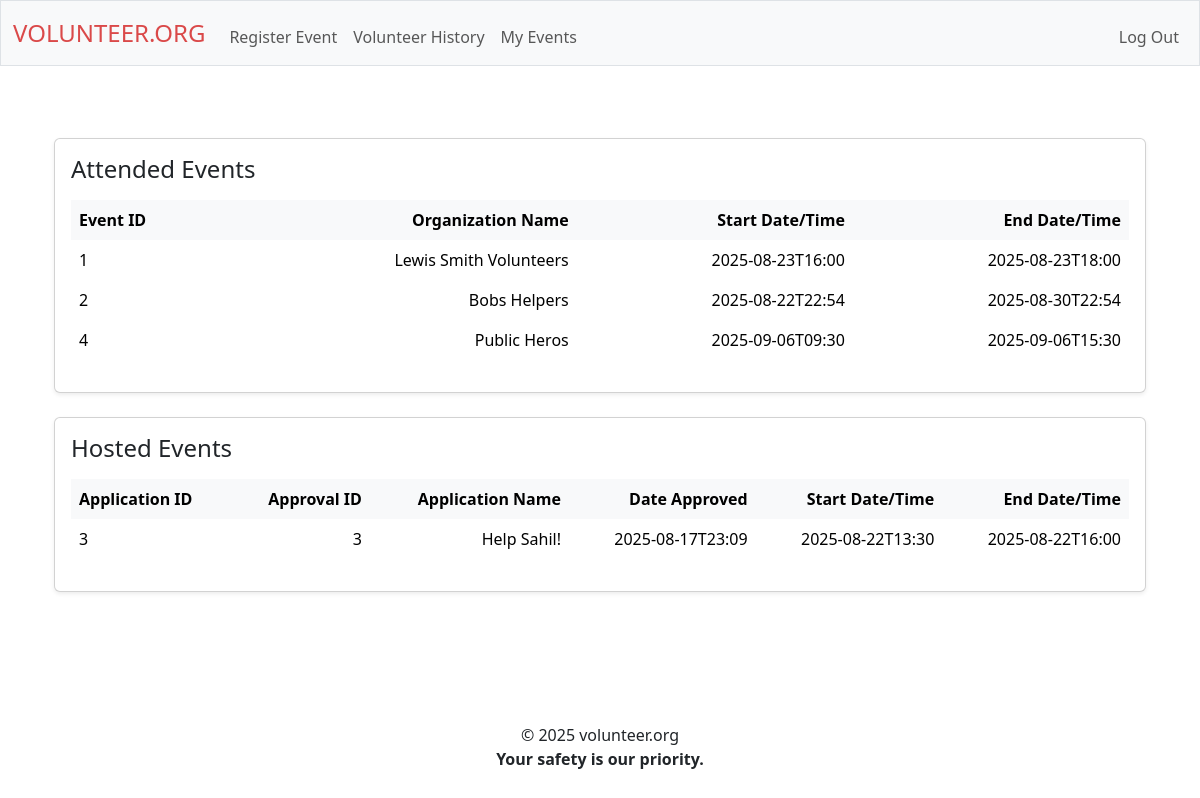
Page /volunteer_history (signed in) on the earlier database version.
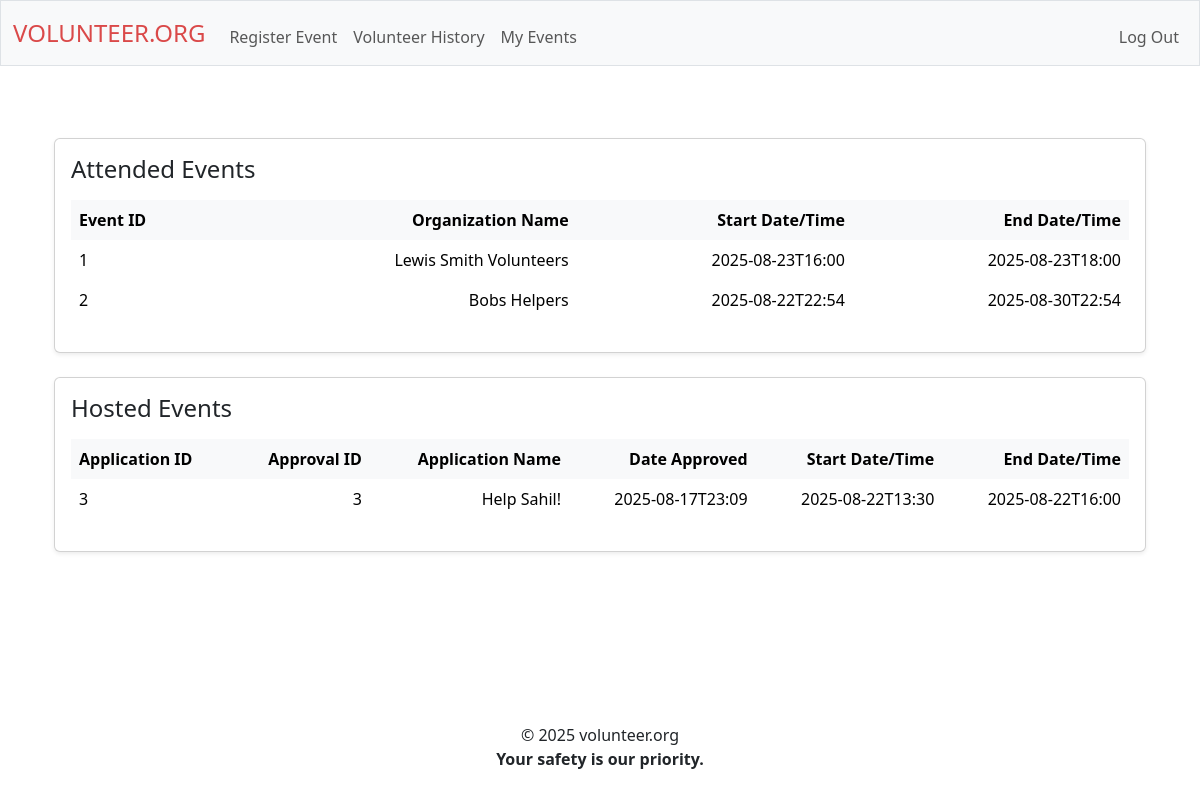
Same page on the later database version.
### tables this page shows
CREATE TABLE application_for_review (
    id INTEGER PRIMARY KEY,
    name_organizer TEXT NOT NULL,
    email_organizer TEXT NOT NULL,
    city_organizer TEXT NOT NULL,
    state_organizer TEXT NOT NULL,
    zip_organizer TEXT NOT NULL,

    organization_name TEXT NOT NULL,
    organization_email TEXT NOT NULL,

    activity_age TEXT NOT NULL,
    activity_city TEXT NOT NULL,
    activity_state TEXT NOT NULL,
    activity_zip TEXT NOT NULL,

    max_people INT NOT NULL,

    date_start TIMESTAMP NOT NULL,
    date_end TIMESTAMP NOT NULL,
    date_reg_deadline TIMESTAMP NOT NULL,

    activity_name TEXT NOT NULL,
    description TEXT NOT NULL,

account_id INTEGER NOT NULL,
account_name TEXT NOT NULL,
account_email TEXT NOT NULL,
account_user_age INTEGER NOT NULL,
account_username TEXT NOT NULL
);

CREATE TABLE applications_approved (
approval_id INTEGER PRIMARY KEY,
application_id INTEGER NOT NULL,
staff_id INTEGER NOT NULL,
date TIMESTAMP NOT NULL
);

### routes/user.py (the view)
@user_bp.route("/volunteer_history", methods=["GET"])
def volunteer_history():
    if "user_id" not in session:
        return redirect("/login")
    attended_events = db.execute("SELECT * FROM rsvp WHERE user_id = ?", (session["user_id"],)).fetchall()
    hosted_events = db.execute("SELECT * FROM application_for_review WHERE account_id = ? AND id IN (SELECT application_id FROM applications_approved)", (session["user_id"],)).fetchall()
    events_attended = []
    events_hosted = []
    for event in attended_events:
        rows = db.execute("SELECT * FROM application_for_review WHERE id = ?", (event[1],)).fetchone()
        if rows:
            events_attended.append(
                [
                    event[1],
                    rows[6],
                    rows[13],
                    rows[14]
                ]
            )
    for event in hosted_events:
        rows = db.execute("SELECT * FROM applications_approved WHERE application_id = ?", (event[0],)).fetchall()
        events_hosted.append(
            [
                event[0],
                rows[0][0],
                event[16],
                rows[0][3],
                event[13],
                event[14]
            ]
        )
    return render_template("volunteer_history.html", events_attended=events_attended, events_hosted=events_hosted)

### app.py (called while the page is built)
def create_app():
    app = Flask(__name__)
    app.config.from_object(Config)
    Session(app)
    register_blueprints(app)
    @app.after_request
    def after_request(response):
        response.headers["Cache-Control"] = "no-cache, no-store, must-revalidate"
        response.headers["Expires"] = 0
        response.headers["Pragma"] = "no-cache"
        return response
    return app

### templates/volunteer_history.html (shortened to what this page needs)
{% extends "layout.html" %}
{% block main %}
<div class="container my-4">
  <div class="card shadow-sm mb-4">
    <div class="card-body">
      <h4 class="card-title mb-3">Attended Events</h4>
      <div class="table-responsive">
        <table class="table table-borderless table-hover align-middle">
          <thead class="table-light">
            <tr>
              <th class="text-start">Event ID</th>
              <th class="text-end">Organization Name</th>
              <th class="text-end">Start Date/Time</th>
              <th class="text-end">End Date/Time</th>
            </tr>
          </thead>
          <tbody>
            {% for history in events_attended %}
              <tr>
                <td class="text-start">{{ history[0] }}</td>
                <td class="text-end">{{ history[1] }}</td>
                <td class="text-end">{{ history[2] }}</td>
                <td class="text-end">{{ history[3] }}</td>
              </tr>
            {% endfor %}
          </tbody>
        </table>
      </div>
    </div>
  </div>
  <div class="card shadow-sm">
    <div class="card-body">
      <h4 class="card-title mb-3">Hosted Events</h4>
      <div class="table-responsive">
        <table class="table table-borderless table-hover align-middle">
          <thead class="table-light">
            <tr>
              <th class="text-start">Application ID</th>
              <th class="text-end">Approval ID</th>
              <th class="text-end">Application Name</th>
              <th class="text-end">Date Approved</th>
              <th class="text-end">Start Date/Time</th>
              <th class="text-end">End Date/Time</th>
            </tr>
          </thead>
          <tbody>
            {% for history in events_hosted %}
              <tr>
                <td class="text-start">{{ history[0] }}</td>
                <td class="text-end">{{ history[1] }}</td>
                <td class="text-end">{{ history[2] }}</td>
                <td class="text-end">{{ history[3] }}</td>
                <td class="text-end">{{ history[4] }}</td>
                <td class="text-end">{{ history[5] }}</td>
              </tr>
            {% endfor %}
          </tbody>
        </table>
      </div>
    </div>
    </div class="slide-up">
</div>
{% endblock %}

Differences in the rows shown:
no longer on this page (row edited): application_for_review: id "4", organization_name "Public Heros", date_start "2025-09-06T09:30", date_end "2025-09-06T15:30"
